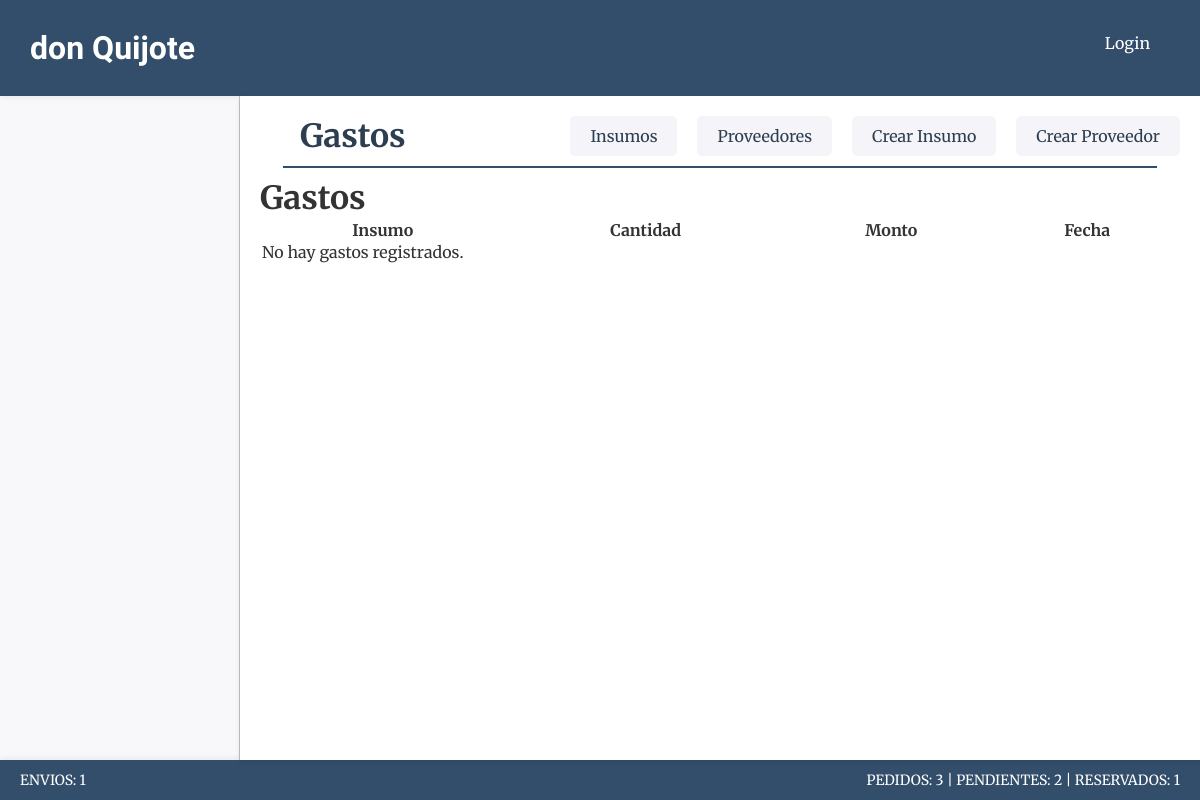
The app's page /gastos/, older data.
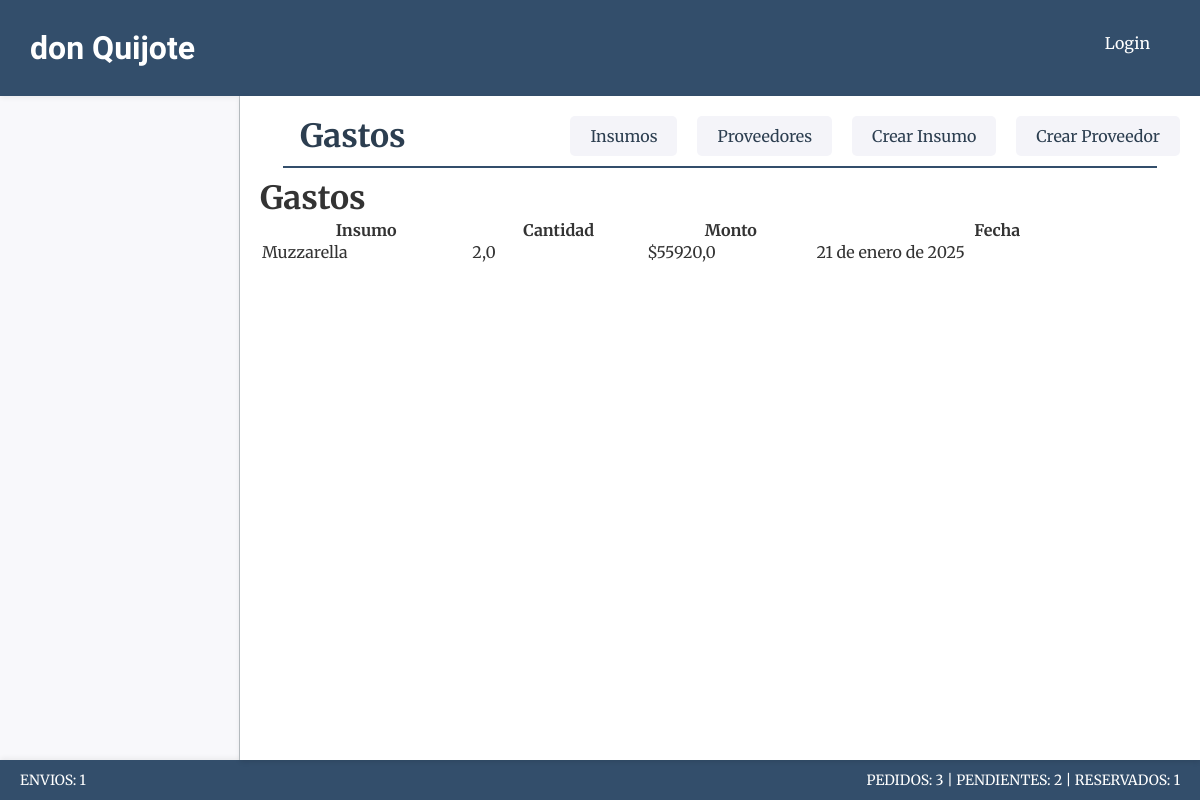
The same page, newer data.
### gastos/models.py (models this page shows, shortened)
class Gastos(models.Model):
    insumo=models.ForeignKey(Insumos, on_delete=models.CASCADE, verbose_name="Insumo")
    cantidad=models.FloatField(verbose_name="Cantidad")
    monto=models.FloatField(verbose_name="Monto")
    fecha = models.DateField(default=now)

class Insumos(models.Model):
    ESTADO_CHOICES = [
        ('Kg', 'Kg'),
        ('Gr', 'Gr'),
        ('Ltr', 'Ltr'),
        ('Unid', 'Unid'),
        ('Doc', 'Doc'),
        ('Caja', 'Caja'),
        ('Pack', 'Pack'),
        ('Lata', 'Lata'),
        ('Rollo', 'Rollo'),
    ]
    nombre=models.CharField(max_length=50, verbose_name="Nombre")
    proveedor=models.ForeignKey(Proveedores, on_delete=models.CASCADE, verbose_name="Proveedor")
    precio=models.FloatField(verbose_name="Precio")
    unidad=models.CharField(max_length=50, choices=ESTADO_CHOICES)

### gastos/views.py (the view)
# urls.py: path('', views.home, name = "home"),
def home(request):
    gastos = Gastos.objects.all()
    context = {
        'gastos': gastos,
    }
    return render(request, "gastos/index.html", context)

### core/context_processors.py (called while the page is built)
def counter_pedidos(request):
    cant_pedidos = Pedido.objects.all().count()
    cant_entregados = Pedido.objects.filter(estado='entregado').count()
    cant_pendientes = Pedido.objects.filter(estado='pendiente').count()
    cant_reservados = Pedido.objects.filter(estado='reservado').count()
    cant_cancelado = Pedido.objects.filter(estado='cancelado').count()
    cant_pedidos = Pedido.objects.all().count() - cant_cancelado
    cant_envios = Pedido.objects.filter(forma_entrega__precio__gt=0).count() - cant_cancelado - cant_reservados
    return {
        'cant_pedidos':cant_pedidos,
        "cant_entregados":cant_entregados,
        "cant_pendientes":cant_pendientes,
        "cant_reservados":cant_reservados,
        "cant_envios":cant_envios
        }

### gastos/templates/gastos/index.html (shortened to what this page needs)
{% extends 'core/base.html' %}
{% load static %}
{% block css %}
<link rel="stylesheet" href="{% static 'gastos/css/styles.css' %}">
{% endblock css %}
{% block titulo %}
    {% include 'core/components/encabezado.html' with titulo_texto="Gastos" %}
{% endblock titulo %}
{% block main %}
<h1 class="gastos">Gastos</h1>
<table>
    <thead>
        <tr>
            <th>Insumo</th>
            <th>Cantidad</th>
            <th>Monto</th>
            <th>Fecha</th>
        </tr>
    </thead>
    <tbody>
        {% for gasto in gastos %}
            <tr>
                <td>{{ gasto.insumo.nombre }}</td>
                <td>{{ gasto.cantidad }}</td>
                <td>${{ gasto.monto }}</td>
                <td>{{ gasto.fecha }}</td>
            </tr>
        {% empty %}
            <tr>
                <td colspan="4">No hay gastos registrados.</td>
            </tr>
        {% endfor %}
    </tbody>
</table>
{% endblock main %}

Row changes from the older to the newer data that the page shows:
added Gastos: insumo.nombre "Muzzarella", cantidad "2,0", monto "55920,0", fecha "21 de enero de 2025"
Text that changed along with them:
text no longer shown: "No hay gastos registrados."
